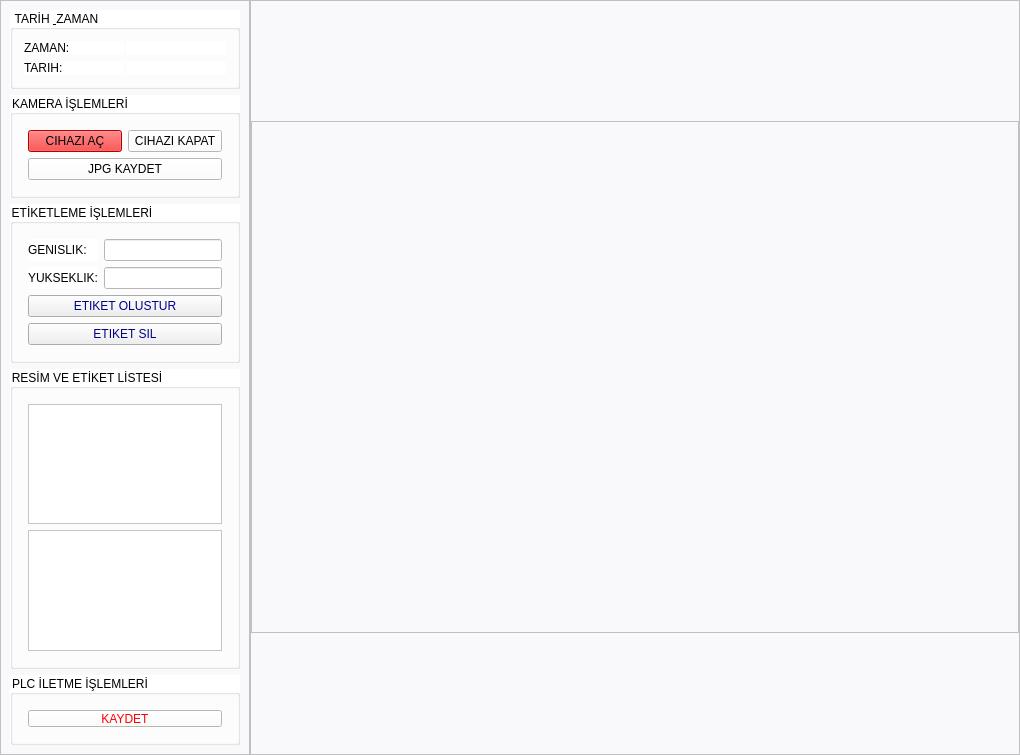
            <widget class="QWidget" name="Imglabel_widget">
             <property name="maximumSize">
              <size>
               <width>16777215</width>
               <height>16777215</height>
              </size>
             </property>
             <property name="styleSheet">
              <string notr="true">QWidget , #Imglabel_widget{
background-color: rgb(6, 22, 45);
}

QFrame, #frame,#frame_2{

background-color: rgb(249,249,251);

}</string>
             </property>
             <attribute name="title">
              <string>ETIKETLEME</string>
             </attribute>
             <layout class="QHBoxLayout" name="horizontalLayout_11" stretch="0,0">
              <property name="spacing">
               <number>0</number>
              </property>
              <property name="sizeConstraint">
               <enum>QLayout::SetDefaultConstraint</enum>
              </property>
              <property name="leftMargin">
               <number>0</number>
              </property>
              <property name="topMargin">
               <number>0</number>
              </property>
              <property name="rightMargin">
               <number>0</number>
              </property>
              <property name="bottomMargin">
               <number>0</number>
              </property>
              <item>
               <widget class="QFrame" name="frame">
                <property name="minimumSize">
                 <size>
                  <width>0</width>
                  <height>0</height>
                 </size>
                </property>
                <property name="maximumSize">
                 <size>
                  <width>250</width>
                  <height>16777215</height>
                 </size>
                </property>
                <property name="frameShape">
                 <enum>QFrame::StyledPanel</enum>
                </property>
                <property name="frameShadow">
                 <enum>QFrame::Raised</enum>
                </property>
                <layout class="QVBoxLayout" name="verticalLayout">
                 <item>
                  <widget class="QGroupBox" name="groupBox_5">
                   <property name="maximumSize">
                    <size>
                     <width>16777215</width>
                     <height>80</height>
                    </size>
                   </property>
                   <property name="styleSheet">
                    <string notr="true">background:white;</string>
                   </property>
                   <property name="title">
                    <string>TARİH &amp; ZAMAN</string>
                   </property>
                   <layout class="QVBoxLayout" name="verticalLayout_16">
                    <item>
                     <layout class="QGridLayout" name="gridLayout_13">
                      <property name="leftMargin">
                       <number>2</number>
                      </property>
                      <property name="topMargin">
                       <number>2</number>
                      </property>
                      <property name="rightMargin">
                       <number>2</number>
                      </property>
                      <property name="bottomMargin">
                       <number>2</number>
                      </property>
                      <property name="horizontalSpacing">
                       <number>2</number>
                      </property>
                      <item row="1" column="1">
                       <widget class="QLabel" name="label_9">
                        <property name="text">
                         <string/>
                        </property>
                       </widget>
                      </item>
                      <item row="1" column="0">
                       <widget class="QLabel" name="label_5">
                        <property name="font">
                         <font>
                          <pointsize>9</pointsize>
                         </font>
                        </property>
                        <property name="text">
                         <string>ZAMAN:</string>
                        </property>
                       </widget>
                      </item>
                      <item row="2" column="0">
                       <widget class="QLabel" name="label_4">
                        <property name="font">
                         <font>
                          <pointsize>9</pointsize>
                         </font>
                        </property>
                        <property name="text">
                         <string>TARIH:</string>
                        </property>
                       </widget>
                      </item>
                      <item row="2" column="1">
                       <widget class="QLabel" name="label_10">
                        <property name="text">
                         <string/>
                        </property>
                       </widget>
                      </item>
                     </layout>
                    </item>
                   </layout>
                  </widget>
                 </item>
                 <item>
                  <widget class="QGroupBox" name="groupInit">
                   <property name="maximumSize">
                    <size>
                     <width>16777215</width>
                     <height>160</height>
                    </size>
                   </property>
                   <property name="styleSheet">
                    <string notr="true">background:white;</string>
                   </property>
                   <property name="title">
                    <string>KAMERA İŞLEMLERİ</string>
                   </property>
                   <layout class="QVBoxLayout" name="verticalLayout_6">
                    <item>
                     <layout class="QGridLayout" name="gridLayout_8">
                      <property name="leftMargin">
                       <number>6</number>
                      </property>
                      <property name="topMargin">
                       <number>6</number>
                      </property>
                      <property name="rightMargin">
                       <number>6</number>
                      </property>
                      <property name="bottomMargin">
                       <number>6</number>
                      </property>
                      <property name="spacing">
                       <number>6</number>
                      </property>
                      <item row="0" column="1" alignment="Qt::AlignVCenter">
                       <widget class="QPushButton" name="bnClose">
                        <property name="enabled">
                         <bool>true</bool>
                        </property>
                        <property name="text">
                         <string>CIHAZI KAPAT</string>
                        </property>
                       </widget>
                      </item>
                      <item row="0" column="0" alignment="Qt::AlignVCenter">
                       <widget class="QPushButton" name="bnOpen">
                        <property name="enabled">
                         <bool>true</bool>
                        </property>
                        <property name="styleSheet">
                         <string notr="true">background-color: red;</string>
                        </property>
                        <property name="text">
                         <string>CIHAZI AÇ</string>
                        </property>
                       </widget>
                      </item>
                      <item row="1" column="0" colspan="2">
                       <widget class="QPushButton" name="bnJpg">
                        <property name="enabled">
                         <bool>true</bool>
                        </property>
                        <property name="styleSheet">
                         <string notr="true">QPushButton:pressed {
    background-color: green;
    border-style: inset;
}</string>
                        </property>
                        <property name="text">
                         <string>JPG KAYDET</string>
                        </property>
                       </widget>
                      </item>
                     </layout>
                    </item>
                   </layout>
                  </widget>
                 </item>
                 <item>
                  <widget class="QGroupBox" name="groupBox_2">
                   <property name="maximumSize">
                    <size>
                     <width>16777215</width>
                     <height>200</height>
                    </size>
                   </property>
                   <property name="styleSheet">
                    <string notr="true">background:white;</string>
                   </property>
                   <property name="title">
                    <string>ETİKETLEME İŞLEMLERİ</string>
                   </property>
                   <layout class="QVBoxLayout" name="verticalLayout_5">
                    <item>
                     <layout class="QGridLayout" name="gridLayout_9">
                      <property name="leftMargin">
                       <number>6</number>
                      </property>
                      <property name="topMargin">
                       <number>6</number>
                      </property>
                      <property name="rightMargin">
                       <number>6</number>
                      </property>
                      <property name="bottomMargin">
                       <number>6</number>
                      </property>
                      <item row="1" column="1">
                       <widget class="QLineEdit" name="lineEdit_2"/>
                      </item>
                      <item row="0" column="1">
                       <widget class="QLineEdit" name="lineEdit">
                        <property name="sizePolicy">
                         <sizepolicy hsizetype="Expanding" vsizetype="Fixed">
                          <horstretch>0</horstretch>
                          <verstretch>0</verstretch>
                         </sizepolicy>
                        </property>
                        <property name="maximumSize">
                         <size>
                          <width>16777215</width>
                          <height>16777215</height>
                         </size>
                        </property>
                        <property name="alignment">
                         <set>Qt::AlignLeading|Qt::AlignLeft|Qt::AlignVCenter</set>
                        </property>
                       </widget>
                      </item>
                      <item row="3" column="0" colspan="2">
                       <widget class="QPushButton" name="pushButton_32">
                        <property name="sizePolicy">
                         <sizepolicy hsizetype="Preferred" vsizetype="Fixed">
                          <horstretch>0</horstretch>
                          <verstretch>0</verstretch>
                         </sizepolicy>
                        </property>
                        <property name="font">
                         <font>
                          <pointsize>9</pointsize>
                         </font>
                        </property>
                        <property name="styleSheet">
                         <string notr="true">background:none;
color:darkblue;</string>
                        </property>
                        <property name="text">
                         <string>ETIKET OLUSTUR</string>
                        </property>
                       </widget>
                      </item>
                      <item row="1" column="0">
                       <widget class="QLabel" name="label_15">
                        <property name="font">
                         <font>
                          <pointsize>9</pointsize>
                         </font>
                        </property>
                        <property name="text">
                         <string>YUKSEKLIK:</string>
                        </property>
                       </widget>
                      </item>
                      <item row="0" column="0">
                       <widget class="QLabel" name="label_17">
                        <property name="font">
                         <font>
                          <pointsize>9</pointsize>
                         </font>
                        </property>
                        <property name="text">
                         <string>GENISLIK:</string>
                        </property>
                       </widget>
                      </item>
                      <item row="4" column="0" colspan="2">
                       <widget class="QPushButton" name="pushButton">
                        <property name="styleSheet">
                         <string notr="true">background:none;
color:darkblue;</string>
                        </property>
                        <property name="text">
                         <string>ETIKET SIL</string>
                        </property>
                       </widget>
                      </item>
                     </layout>
                    </item>
                   </layout>
                  </widget>
                 </item>
                 <item>
                  <widget class="QGroupBox" name="groupBox_4">
                   <property name="maximumSize">
                    <size>
                     <width>16777215</width>
                     <height>300</height>
                    </size>
                   </property>
                   <property name="styleSheet">
                    <string notr="true">background:white;</string>
                   </property>
                   <property name="title">
                    <string>RESİM VE ETİKET LİSTESİ</string>
                   </property>
                   <layout class="QVBoxLayout" name="verticalLayout_15">
                    <item>
                     <layout class="QVBoxLayout">
                      <property name="leftMargin">
                       <number>6</number>
                      </property>
                      <property name="topMargin">
                       <number>6</number>
                      </property>
                      <property name="rightMargin">
                       <number>6</number>
                      </property>
                      <property name="bottomMargin">
                       <number>6</number>
                      </property>
                      <item>
                       <widget class="QListWidget" name="image_list_widget">
                        <property name="autoScrollMargin">
                         <number>16</number>
                        </property>
                        <property name="batchSize">
                         <number>100</number>
                        </property>
                       </widget>
                      </item>
                      <item>
                       <widget class="QListWidget" name="listWidget_2"/>
                      </item>
                     </layout>
                    </item>
                   </layout>
                  </widget>
                 </item>
                 <item>
                  <widget class="QGroupBox" name="groupBox_3">
                   <property name="maximumSize">
                    <size>
                     <width>16777215</width>
                     <height>70</height>
                    </size>
                   </property>
                   <property name="styleSheet">
                    <string notr="true">background:white;</string>
                   </property>
                   <property name="title">
                    <string>PLC İLETME İŞLEMLERİ</string>
                   </property>
                   <layout class="QVBoxLayout" name="verticalLayout_8">
                    <item>
                     <layout class="QGridLayout" name="gridLayout_12">
                      <property name="leftMargin">
                       <number>6</number>
                      </property>
                      <property name="topMargin">
                       <number>6</number>
                      </property>
                      <property name="rightMargin">
                       <number>6</number>
                      </property>
                      <property name="bottomMargin">
                       <number>6</number>
                      </property>
                      <property name="spacing">
                       <number>6</number>
                      </property>
                      <item row="0" column="0">
                       <widget class="QPushButton" name="pushButton_5">
                        <property name="font">
                         <font>
                          <pointsize>9</pointsize>
                         </font>
                        </property>
                        <property name="styleSheet">
                         <string notr="true">color:red;</string>
                        </property>
                        <property name="text">
                         <string>KAYDET</string>
                        </property>
                       </widget>
                      </item>
                     </layout>
                    </item>
                   </layout>
                  </widget>
                 </item>
                </layout>
               </widget>
              </item>
              <item>
               <widget class="QFrame" name="frame_12">
                <property name="minimumSize">
                 <size>
                  <width>768</width>
                  <height>512</height>
                 </size>
                </property>
                <property name="frameShape">
                 <enum>QFrame::StyledPanel</enum>
                </property>
                <property name="frameShadow">
                 <enum>QFrame::Raised</enum>
                </property>
                <layout class="QVBoxLayout" name="verticalLayout_4" stretch="0">
                 <property name="spacing">
                  <number>0</number>
                 </property>
                 <property name="leftMargin">
                  <number>0</number>
                 </property>
                 <property name="topMargin">
                  <number>0</number>
                 </property>
                 <property name="rightMargin">
                  <number>0</number>
                 </property>
                 <property name="bottomMargin">
                  <number>0</number>
                 </property>
                 <item alignment="Qt::AlignHCenter|Qt::AlignVCenter">
                  <widget class="QGraphicsView" name="graphicsView">
                   <property name="minimumSize">
                    <size>
                     <width>768</width>
                     <height>512</height>
                    </size>
                   </property>
                   <property name="maximumSize">
                    <size>
                     <width>768</width>
                     <height>512</height>
                    </size>
                   </property>
                  </widget>
                 </item>
                </layout>
               </widget>
              </item>
             </layout>
            </widget>
